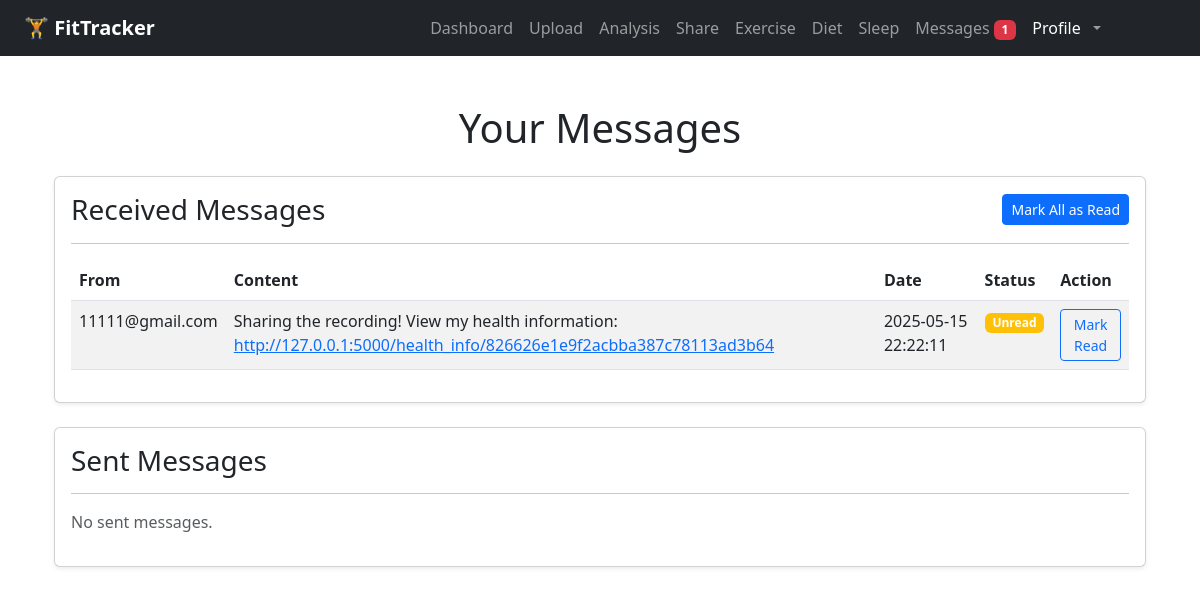
Before: /messages (signed in) with the older database file.
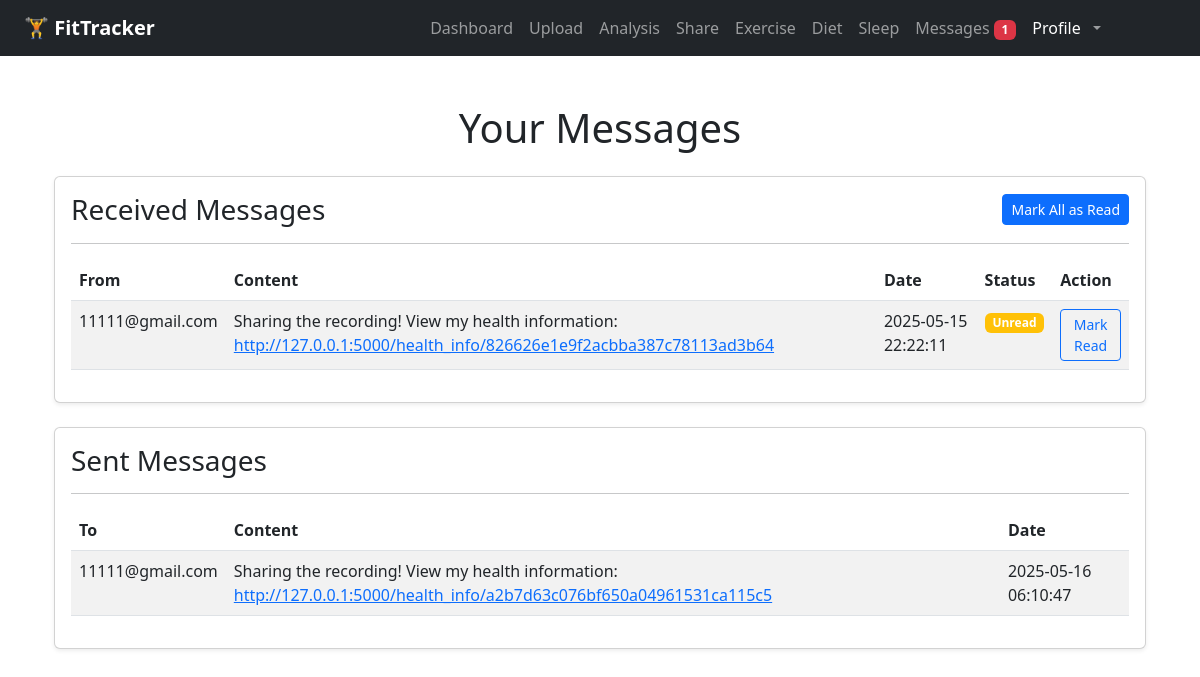
After: the same page with the newer database file.
### app/models.py (models this page shows, shortened)
class Message(db.Model):
    id = db.Column(db.Integer, primary_key=True)
    sender_id = db.Column(db.Integer, db.ForeignKey('user.id'), nullable=False)
    receiver_id = db.Column(db.Integer, db.ForeignKey('user.id'), nullable=False)
    content = db.Column(db.Text, nullable=False)  # Shared fitness information
    is_read = db.Column(db.Boolean, default=False)  # Read/unread status
    timestamp = db.Column(db.DateTime, default=lambda: datetime.now(timezone.utc))  # Timestamp of the message
    sender = db.relationship('User', foreign_keys=[sender_id], backref='sent_messages')
    receiver = db.relationship('User', foreign_keys=[receiver_id], backref='received_messages')

class User(db.Model):
    id = db.Column(db.Integer, primary_key=True)
    first_name = db.Column(db.String(100))
    last_name = db.Column(db.String(100))
    email = db.Column(db.String(120), unique=True, nullable=False)
    password = db.Column(db.String(200), nullable=False)
    birthdate = db.Column(db.String(20))
    gender = db.Column(db.String(20))
    country = db.Column(db.String(100))
    exercise_entries = db.relationship("ExerciseEntry", backref="user", cascade="all, delete-orphan")
    diet_entries = db.relationship("DietEntry", backref="user", cascade="all, delete-orphan")
    sleep_entries = db.relationship("SleepEntry", backref="user", cascade="all, delete-orphan")

### app/routes.py (the view, shortened to what this page needs)
@main.route("/messages", methods=["GET", "POST"])
def messages():
    if "user_id" not in session:
        flash("Please log in to view your messages.", "warning")
        return redirect(url_for("main.login"))
    user_id = session["user_id"]
    sent_messages = Message.query.filter_by(sender_id=user_id).order_by(Message.timestamp.desc()).all()
    received_messages = Message.query.filter_by(receiver_id=user_id).order_by(Message.timestamp.desc()).all()
    for message in sent_messages + received_messages:
        if "http://" in message.content or "https://" in message.content:
            parts = message.content.split("View my health information: ")
            if len(parts) > 1:
                url = parts[1]
                message.content = Markup(f'{parts[0]}View my health information: <a href="{url}" target="_blank">{url}</a>')
    return render_template("messages.html",
                           sent_messages=sent_messages,
                           received_messages=received_messages)

### app/__init__.py (called while the page is built)
def create_app(config_class=None):
    app = Flask(__name__)
    if config_class:
        app.config.from_object(config_class)
    else:
        app.config['SECRET_KEY'] = "super-secret-key"
        app.config['SQLALCHEMY_DATABASE_URI'] = 'sqlite:///tracker.db'
        app.config['SQLALCHEMY_TRACK_MODIFICATIONS'] = False
    db.init_app(app)
    migrate.init_app(app, db)  # Bind migrate after app is created
    print("current database config is：", app.config['SQLALCHEMY_DATABASE_URI'])
    from . import models
    @app.context_processor
    def inject_message_model():
        return dict(Message=models.Message)
    from .routes import main
    app.register_blueprint(main)
    return app

### app/templates/messages.html (shortened to what this page needs)
{% extends "base.html" %}
{% block content %}
<div class="container mt-5">
    <h1 class="text-center mb-4">Your Messages</h1>
<div class="card shadow-sm mb-4">
    <div class="card-body">
        <div class="d-flex justify-content-between align-items-center mb-3">
            <h3 class="card-title mb-0">Received Messages</h3>
            <form method="POST" action="{{ url_for('main.messages') }}" style="display:inline;">
                <button type="submit" name="action" value="mark_all_read" class="btn btn-sm btn-primary">Mark All as Read</button>
            </form>
        </div>
        <hr>
        {% if received_messages %}
            <table class="table table-striped">
                <thead>
                    <tr>
                        <th>From</th>
                        <th>Content</th>
                        <th>Date</th>
                        <th>Status</th>
                        <th>Action</th>
                    </tr>
                </thead>
                <tbody>
                    {% for message in received_messages %}
                        <tr>
                            <td>{{ message.sender.email }}</td>
                            <td>{{ message.content }}</td>
                            <td>{{ message.timestamp.strftime('%Y-%m-%d %H:%M:%S') }}</td>
                            <td>
                                {% if message.is_read %}
                                    <span class="badge bg-success">Read</span>
                                {% else %}
                                    <span class="badge bg-warning">Unread</span>
                                {% endif %}
                            </td>
                            <td>
                                <form method="POST" action="{{ url_for('main.messages') }}" style="display:inline;">
                                    {% if message.is_read %}
                                        <button type="submit" name="action" value="mark_unread" class="btn btn-sm btn-outline-secondary">Mark Unread</button>
                                    {% else %}
                                        <button type="submit" name="action" value="mark_read" class="btn btn-sm btn-outline-primary">Mark Read</button>
                                    {% endif %}
                                </form>
                            </td>
                        </tr>
                    {% endfor %}
                </tbody>
            </table>
        {% else %}
            <p class="text-muted">No received messages.</p>
        {% endif %}
    </div>
</div>
    <div class="card shadow-sm mb-4">
        <div class="card-body">
            <h3 class="card-title">Sent Messages</h3>
            <hr>
            {% if sent_messages %}
                <table class="table table-striped">
                    <thead>
                        <tr>
                            <th>To</th>
                            <th>Content</th>
                            <th>Date</th>
                        </tr>
                    </thead>
                    <tbody>
                        {% for message in sent_messages %}
                            <tr>
                                <td>{{ message.receiver.email }}</td>
                                <td>{{ message.content }}</td>
                                <td>{{ message.timestamp.strftime('%Y-%m-%d %H:%M:%S') }}</td>
                            </tr>
                        {% endfor %}
                    </tbody>
                </table>
            {% else %}
                <p class="text-muted">No sent messages.</p>
            {% endif %}
        </div>
    </div>
</div>
{% endblock %}

Changed rows visible on the page:
added Message: receiver.email "11111@gmail.com", content "Sharing the recording! View my health information: http://127.0.0.1:5000/health_info/a2b7d63c076bf650a04961531ca115c5", timestamp "2025-05-16 06:10:47", shown under "Sent Messages"
Other visible differences:
text no longer shown: "No sent messages."
text now shown: "To Content Date"
